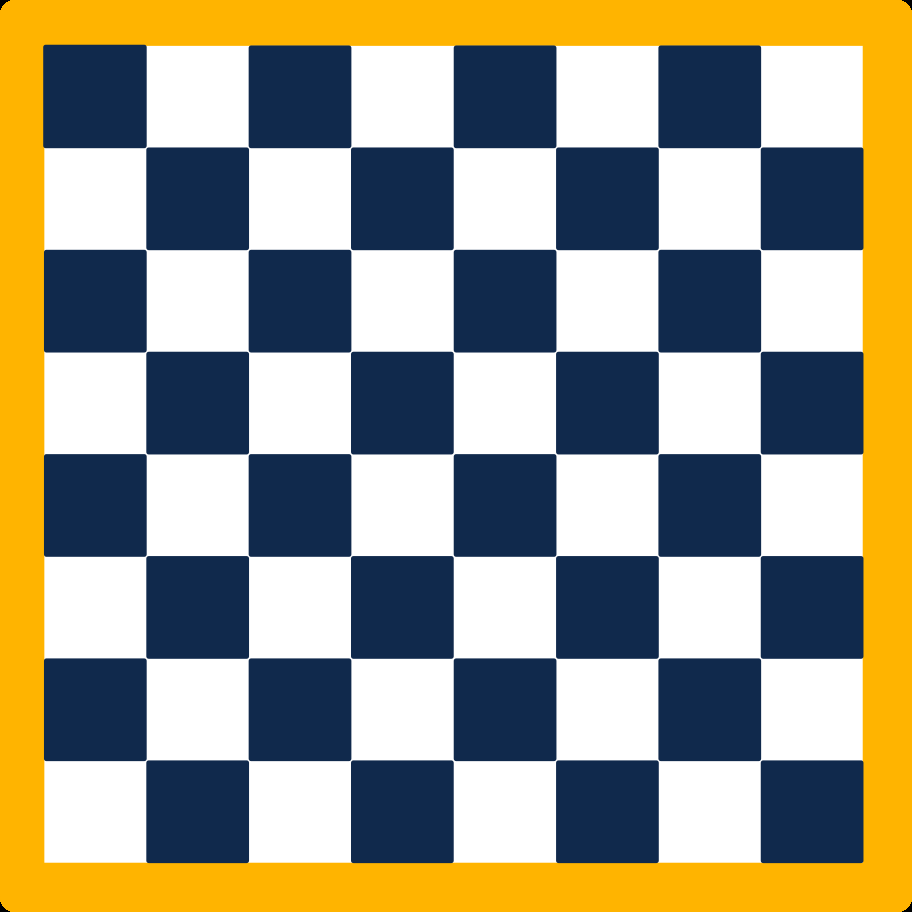
#> input picture assets/images/chessboard.png, 912 x 912 px; its folder holds only this picture in this run
$ python -i laps.py   (imports and definitions only)
#> lines starting #> are read from the running program, lines starting #| are printed output that depends on the picture; after the words box and inside, x2 and y2 are one past the last pixel; in counts of white or black regions, pixels touching at a corner belong together
#> further down, picture is the input picture: shape (912, 912, 3); mean B, G, R 132.6, 153.5, 157.9
"""
Lattice points search.
"""
import collections
import cv2
import numpy as np
from scipy.cluster.hierarchy import single, fcluster
from scipy.spatial.distance import pdist

from Chess2FEN.lc2fen.detectboard import debug, image_object
from Chess2FEN.lc2fen.detectboard import poly_point_isect

from os.path import dirname, join

from tflite_runtime.interpreter import Interpreter

__laps_model = join(dirname(__file__), 'models/laps.tflite')

# Load the TFLite model and allocate tensors.
# [1 line that did not run here, left out]
# [1 line not run here, left out]

# Get input and output tensors.
# [1 line that did not run here, left out]
# [1 line that did not run here, left out]

# Test the model on random input data.
# [1 line that did not run here, left out]

__ANALYSIS_RADIUS = 10


# [19 lines left out: functions __find_intersections, __cluster_points, not called in this run]


def __is_lattice_point(img):
    """Determine if a point is a lattice point."""
    img = cv2.cvtColor(img, cv2.COLOR_BGR2GRAY)
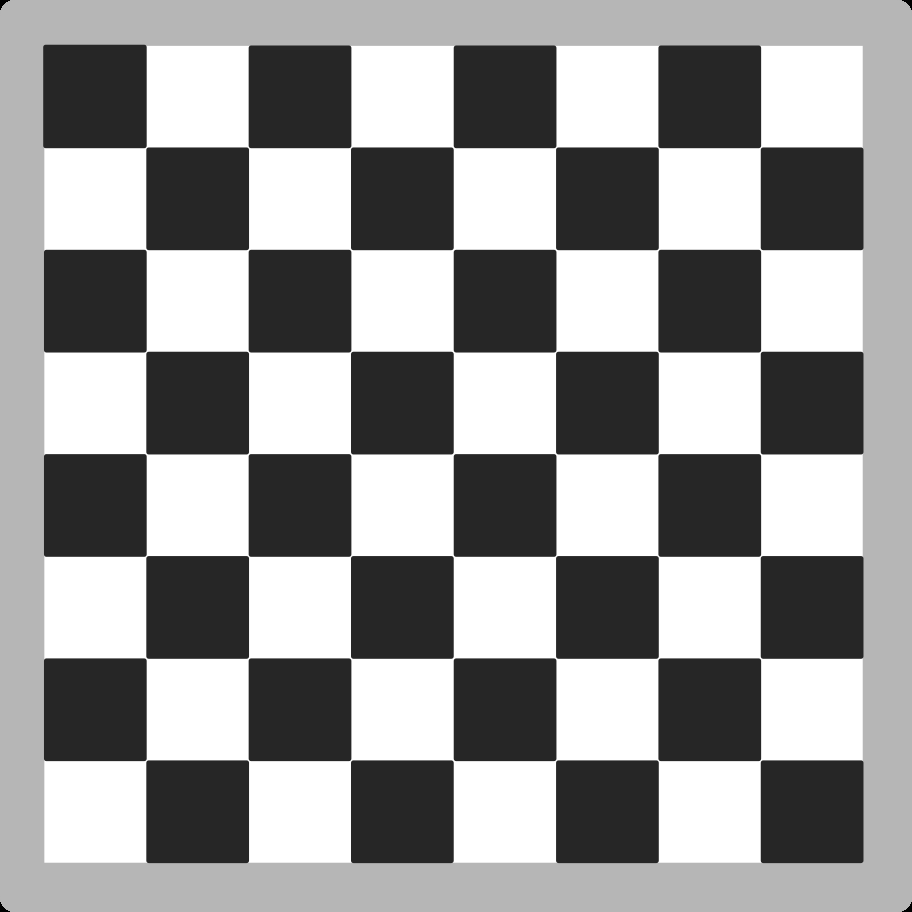
#> img: shape (912, 912); min 0, max 255, mean 152.6
    img = cv2.threshold(img, 0, 255, cv2.THRESH_OTSU)[1]
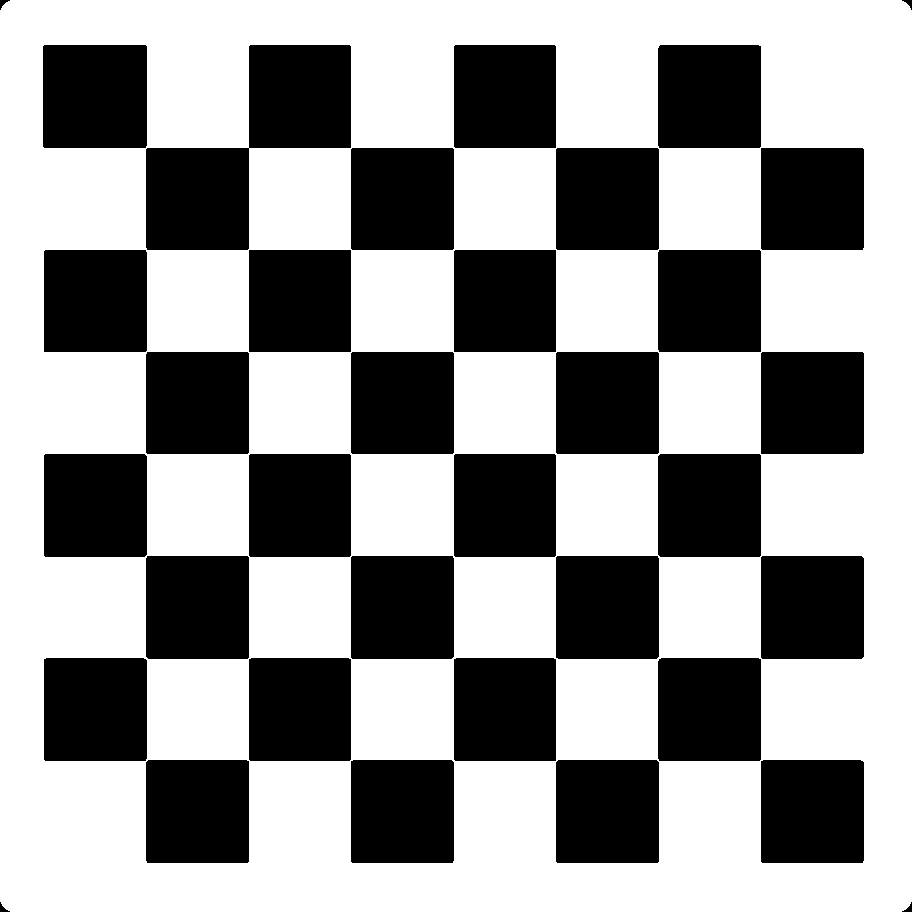
#> img: shape (912, 912); 59.4% white; 35 black regions, largest, box (x1, y1, x2, y2) and area: (146, 45, 351, 250) 21006, (43, 45, 147, 148) 10707, (146, 556, 249, 659) 10602
    img = cv2.Canny(img, 0, 255)
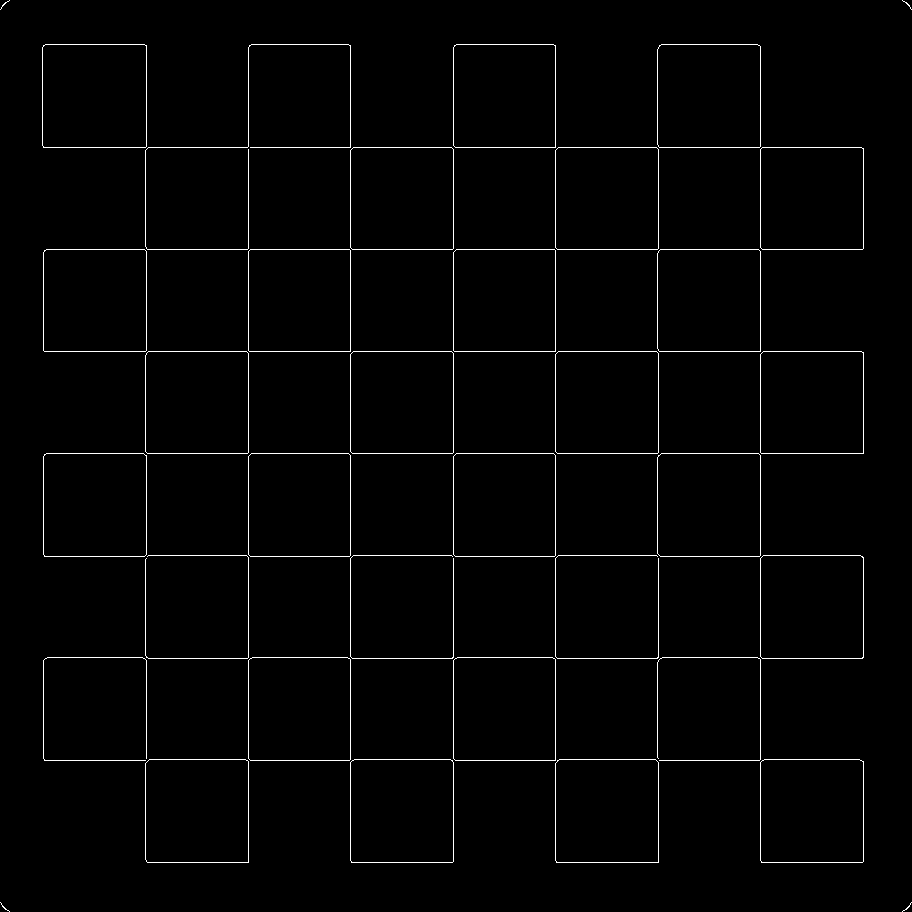
#> img: shape (912, 912); 1.6% white in thin lines or dots
    img = cv2.resize(img, (21, 21), interpolation=cv2.INTER_CUBIC)
#> img: shape (21, 21)

    # Geometric detector to filter easy points
    img_geo = cv2.dilate(img, None)
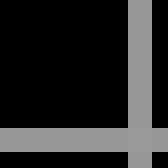
#> img_geo: shape (21, 21) (shown 8 times larger); min 0, max 154, mean 40.1
    mask = cv2.copyMakeBorder(img_geo, top=1, bottom=1, left=1, right=1,
                              borderType=cv2.BORDER_CONSTANT,
                              value=[255, 255, 255])
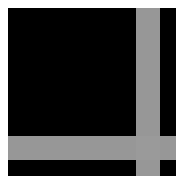
#> mask: shape (23, 23) (shown 8 times larger); min 0, max 255, mean 75.9
    mask = cv2.bitwise_not(mask)
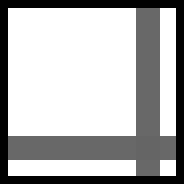
#> mask: shape (23, 23) (shown 8 times larger); min 0, max 255, mean 179.1

    contours, _ = cv2.findContours(mask, cv2.RETR_EXTERNAL,
                                   cv2.CHAIN_APPROX_NONE)
#> contours = 1 contour; box (x1, y1, x2, y2) and area: (1, 1, 22, 22) 400

    _c = np.zeros((23, 23, 3), np.uint8)
    num_rhomboid = 0
    for cnt in contours:
        _, radius = cv2.minEnclosingCircle(cnt)
        approx = cv2.approxPolyDP(cnt, 0.1 * cv2.arcLength(cnt, True), True)
        if len(approx) == 4 and radius < 14:
            cv2.drawContours(_c, [cnt], 0, (0, 255, 0), 1)
            num_rhomboid += 1
        else:
            cv2.drawContours(_c, [cnt], 0, (0, 0, 255), 1)
#> this loop made 1 pass
#> (radius, approx) on pass 1: (14.14, [[1, 1], [1, 21], [21, 21], [21, 1]])
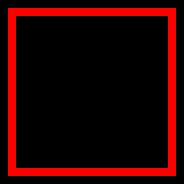
#> _c: shape (23, 23, 3) (shown 8 times larger); mean of channels 0, 1, 2 0, 0, 38.6; drawn as B, G, R
#> after the loop, num_rhomboid = 0

    if num_rhomboid == 4:
        return True

    # Neural detector if unable to decide using the geometric detector
    X = [np.where(img > int(255 / 2), 1, 0).ravel()]
    X = X[0].reshape([-1, 21, 21, 1]).astype('float32')

#> (the run stopped early here; a loop or call above may not have finished)
